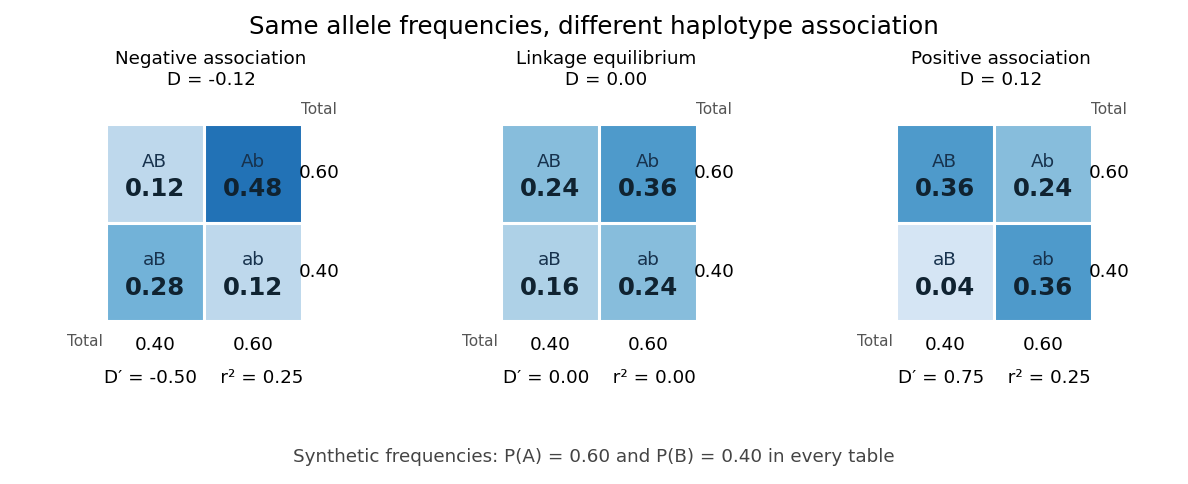

Reproduce this figure in Python.
"""Draw synthetic two-locus haplotype tables with fixed allele frequencies.

Tested with Python 3.14, matplotlib 3.10.7 and numpy 2.3.5.
Run from _media; the matching opaque PNG is written to the working directory.
"""

from pathlib import Path

import matplotlib.pyplot as plt
from matplotlib.patches import Rectangle
import numpy as np


def main():
    p, q = 0.60, 0.40
    associations = [(-0.12, "Negative association"), (0.0, "Linkage equilibrium"),
                    (0.12, "Positive association")]
    fig, axes = plt.subplots(1, 3, figsize=(10.8, 4.4), facecolor="white")
    fig.subplots_adjust(left=0.025, right=0.995, bottom=0.18, top=0.78, wspace=0.09)
    for ax, (d, label) in zip(axes, associations):
        table = np.array([[p*q+d, p*(1-q)-d],
                          [(1-p)*q-d, (1-p)*(1-q)+d]])
        assert np.all(table >= 0)
        np.testing.assert_allclose(table.sum(axis=1), [p, 1-p])
        np.testing.assert_allclose(table.sum(axis=0), [q, 1-q])
        np.testing.assert_allclose(table.sum(), 1)
        np.testing.assert_allclose(np.linalg.det(table), d, atol=1e-14)
        lower = min(p*q, (1-p)*(1-q))
        upper = min(p*(1-q), (1-p)*q)
        dprime = d / (upper if d > 0 else lower) if d else 0
        r2 = d*d / (p*(1-p)*q*(1-q))
        for row in range(2):
            for col in range(2):
                value = table[row, col]
                ax.add_patch(Rectangle((col, 1-row), 1, 1,
                                       facecolor=plt.cm.Blues(0.12 + 0.65*value/0.5),
                                       edgecolor="white", linewidth=2))
                haplotype = ("A" if row == 0 else "a") + ("B" if col == 0 else "b")
                ax.text(col+0.5, 1-row+0.62, haplotype, ha="center", va="center",
                        fontsize=12, color="#17324d")
                ax.text(col+0.5, 1-row+0.34, f"{value:.2f}", ha="center", va="center",
                        fontsize=16, color="#102331", fontweight="bold")
        for row, marginal in enumerate([p, 1-p]):
            ax.text(2.17, 1-row+0.5, f"{marginal:.2f}", ha="center", va="center", fontsize=12)
        for col, marginal in enumerate([q, 1-q]):
            ax.text(col+0.5, -0.24, f"{marginal:.2f}", ha="center", va="center", fontsize=12)
        ax.text(2.17, 2.10, "Total", ha="center", fontsize=10, color="#555555")
        ax.text(-0.03, -0.25, "Total", ha="right", fontsize=10, color="#555555")
        ax.text(1, -0.63, f"D′ = {dprime:.2f}    r² = {r2:.2f}", ha="center", fontsize=12)
        ax.set_title(f"{label}\nD = {d:.2f}", fontsize=12, pad=14)
        ax.set_xlim(-0.36, 2.5)
        ax.set_ylim(-0.77, 2.18)
        ax.set_aspect("equal")
        ax.axis("off")
    fig.suptitle("Same allele frequencies, different haplotype association", fontsize=16, y=0.97)
    fig.text(0.5, 0.045, "Synthetic frequencies: P(A) = 0.60 and P(B) = 0.40 in every table",
             ha="center", fontsize=12, color="#444444")
    fig.savefig(Path.cwd() / (Path(__file__).stem + ".png"), dpi=110,
                facecolor="white", transparent=False)
    plt.close(fig)


if __name__ == "__main__":
    main()
